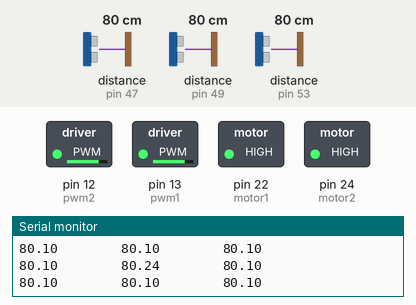
Bench run of a sketch on a simulated Arduino Mega 2560, built with avr-gcc and run on an emulated ATmega2560. Shown: switched loads named in the sketch (green lamp = pin HIGH), the last lines printed to the serial monitor. Wiring (inferred from the names in the program): 3 × ultrasonic range finder: trigger pin 46, echo pin 47 / trigger pin 48, echo pin 49 / trigger pin 52, echo pin 53. Inputs (shaded band) come from the test bench; at power-on: distance to the obstacle (sensors on pin 47, pin 53, pin 49) 80 cm. The echo pulse lasts 58.3 µs per cm; pins used as bus, display or sensor lines are not drawn.

Above: at 2.9 s.
3.0 s: distance to the obstacle (sensor on pin 47) set to 12 cm
4.5 s: distance to the obstacle (sensor on pin 47) set to 9 cm
7.5 s: distance to the obstacle (sensor on pin 53) set to 74 cm
At 7.63 s:
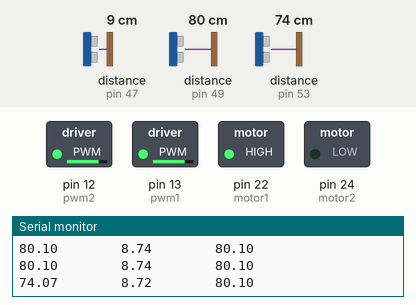
At 8.9 s:
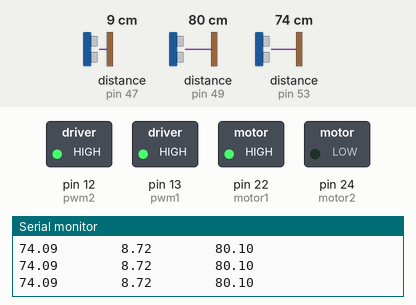
9.2 s: distance to the obstacle (sensor on pin 47) set to 76 cm
12.2 s: distance to the obstacle (sensor on pin 47) set to 80 cm
At 13.6 s:
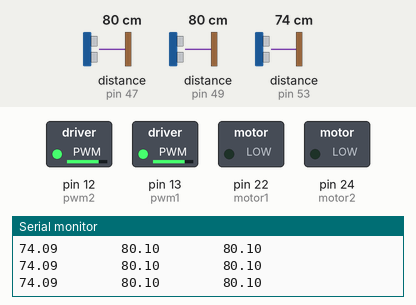
13.9 s: distance to the obstacle (sensor on pin 53) set to 2 cm
At 14.6 s:
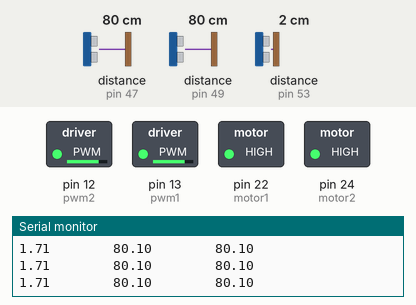
Timing chart, 0 to 16.6 s (numbered marks = the images above; inputs shaded):
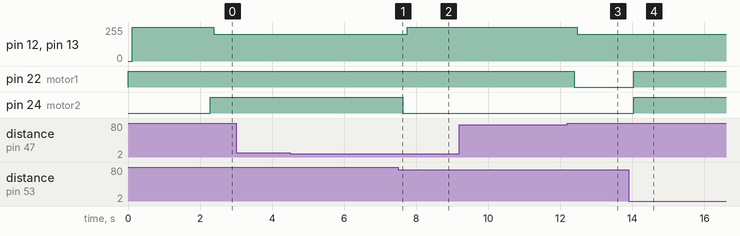

Measured:
- the behaviour switches between 80 and 79 cm on distance to the obstacle (sensor on pin 53) (found by bisection; images 0 and 1)
- the behaviour switches between 79 and 80 cm on distance to the obstacle (sensor on pin 47) (found by bisection; images 2 and 3)
- after the input at 7.5 s, pin 12 (pwm2), pin 13 (pwm1): 200/255 → 255/255 after 0.25 s; pin 24 (motor2): HIGH → LOW after 0.13 s
- after the input at 12.2 s, pin 12 (pwm2), pin 13 (pwm1): 255/255 → 200/255 after 0.27 s; pin 22 (motor1): HIGH → LOW after 0.19 s
- after the input at 13.9 s, pin 22 (motor1), pin 24 (motor2): LOW → HIGH after 0.14 s

The sketch:

Jargon1.0.ino
```cpp
//Este codigo fue escrito originalmente por Pikibot (Daniel Murillo)
//Fiesta.

//motores
int motor1 = 22;
int pwm1 = 13;
int motor2 = 24;
int pwm2 = 12;

//sensores
int trig1 = 52; //1 = sensor izquierdo
int echo1 = 53;
int trig2 = 46; //2 = sensor derecho
int echo2 = 47;
int trig3 = 48; //3 = sensor superior
int echo3 = 49;

//variables globales
int tiempoParedInicial = 0;
int tiempoParedFinal = 0;
int velocidad = 0;
int estadoMotores = 0;
int tiempoActual = 0;
int tiempoInicio = 0;
double lecturaIzquierda; //distancia 5in = 12.7
double lecturaDerecha;
double lecturaPared;// ditancia 6.5in = 16.51
double diferenciaDistancia = 0.0;
boolean detectado = false, primeras = true, tresmil = false, inicio = true;
void setup()
{
  Serial.begin(9600);
  pinMode(motor1, OUTPUT);
  pinMode(pwm1, OUTPUT);
  pinMode(motor2, OUTPUT);
  pinMode(pwm2, OUTPUT);

  pinMode(echo1, INPUT);
  pinMode(trig1, OUTPUT);
  pinMode(echo2, INPUT);
  pinMode(trig2, OUTPUT);
  pinMode(echo3, INPUT);
  pinMode(trig3, OUTPUT);
}

void loop()
{
  if(inicio)
  {
    moverEnfrente(255);
    delay(2000);
    inicio = false;
  }
  buscarPared();
  lecturaIzquierda = sensorIzquierda();
  lecturaDerecha = sensorDerecha();
  diferenciaDistancia = abs(lecturaIzquierda - lecturaDerecha);
  Serial.print(lecturaIzquierda);
  Serial.print("        ");
  Serial.print(lecturaDerecha);
  Serial.print("        ");
  Serial.println(sensorPared());
  if(!detectado)//se acomoda si alguno de los sensores detecta algo, sino girara hacia la derecha
  {
    if((lecturaIzquierda<80 && diferenciaDistancia<10)||(lecturaIzquierda > 1000 && lecturaDerecha<255))
    {//gira izquierda si mira algo por la izquierda
      girarIzquierda();
      tiempoInicio = millis();
    }
    else if(((lecturaIzquierda<80 && diferenciaDistancia<10))||(lecturaDerecha < 1000 && lecturaIzquierda < 255))
    {//gira derecha si mira algo por la derecha
      girarDerecha();
      tiempoInicio = millis();
    }
    else
    { //si lleva mas de 5 segundos sin encontrar nada hara reversa por .75s para acomodarse
       // y buscar denuevo
      if((tiempoActual - tiempoInicio) >= 5000)
      {
         moverEnfrente(255);
         delay(700);
         tiempoInicio = millis();
      }
      else
      {
        girarDerecha();
      }
      tiempoActual = millis();
    }
    if(((lecturaIzquierda > 1000) && (lecturaDerecha > 1000)) || ((lecturaIzquierda < 80) && (lecturaDerecha < 80)))
    {
      detectado = true;
      primeras = true;
      if((lecturaIzquierda > 1000) && (lecturaDerecha > 1000))
      {
        tresmil = true;
      }
    }
  }
  if(detectado) //al detectar algo por primera vez se ira contra el objetivo por 1.5 segundos
  {    // despues de eso si todavia hay algo enfrente de el seguira moviendose hasta que ya no lo vea
    if(primeras)
    {

       moverEnfrente(255);
       delay(1000);
       //moverEnfrente(250);
       primeras = false;
    }
    else
    {
       moverEnfrente(250);
    }
    if(tresmil)
    {
       moverEnfrente(255);
       delay(1000);
       moverReversa(200);
       delay(650);
       girarDerecha();
       delay(300);
      tresmil = false;
    }
   if(((lecturaIzquierda < 1000) || (lecturaDerecha < 1000)) && ((lecturaIzquierda > 80) || (lecturaDerecha > 80)))
    {
      detectado = false;
      tiempoInicio = millis();
    }
  }
}
double sensorIzquierda()
{
  return distancia(true, trig1, echo1);
}

double sensorDerecha()
{
  return distancia(true, trig2, echo2);
}

double sensorPared()
{
  return distancia(true, trig3, echo3);
}

double tiempo(int trig, int echo)
{
  double duracion;
  digitalWrite(trig, LOW);
  delayMicroseconds(2);   //para asegurarnos que esta en LOW
  digitalWrite(trig, HIGH);
  delayMicroseconds(10);
  digitalWrite(trig,LOW);
  duracion = pulseIn(echo, HIGH);
  return duracion;
}

double distancia(boolean cent, int trig, int echo)
{
  double duracion, centimetros, pulgadas;
  duracion = tiempo(trig, echo);
  centimetros = duracion / 58;
  pulgadas = duracion = duracion / 148;
  if(cent)
  {
    return centimetros;
  }
  else
  {
   return pulgadas;
  }
}

void moverEnfrente(int x)  //mover hacia enfrente representa 1
{
  if(estadoMotores != 1)
  {
    Frenar();
  }
  estadoMotores = 1;
  digitalWrite(motor1, HIGH);
  digitalWrite(motor2, LOW);
  Acelerar(x);   //acelera hasta maxima velocidad
}

void moverReversa(int x)  //reversa representa estado motores 2
{
  if(estadoMotores != 2)
  {
    Frenar();
  }
  estadoMotores = 2;
  digitalWrite(motor1, LOW);
  digitalWrite(motor2, HIGH);
  Acelerar(x);
}

void girarDerecha()  //girarDerecha representa estado de motores = 3
{
  if(estadoMotores != 3)
  {
    Frenar();
  }
  estadoMotores = 3;
  digitalWrite(motor1, HIGH);
  digitalWrite(motor2, HIGH);
  Acelerar(200);
}

void girarIzquierda()  //girarIzquierda representa estado de motores = 4
{
  if(estadoMotores != 4)
  {
    Frenar();
  }
  estadoMotores = 4;
  digitalWrite(motor1, LOW);
  digitalWrite(motor2, LOW);
  Acelerar(200); //acelerar hasta 100 (pwm)
}

void Frenar()
{
  while(velocidad !=0)
  {
   velocidad -= 10;
   if(velocidad < 0 )
   {
     velocidad = 0;
   }
   analogWrite(pwm1, velocidad);
   analogWrite(pwm2, velocidad);
   delay(5);
  }
}

void Acelerar(int velocidadFinal)
{
  if(velocidad < velocidadFinal)
  {
    velocidad=50;
  }

  while(velocidad < velocidadFinal)
  {
    velocidad += 5;
    if(velocidad > 255)
    {
      velocidad = 255;
    }
    analogWrite(pwm1, velocidad);
    analogWrite(pwm2, velocidad);
    delay(3);
  }
}

void buscarPared() //metodo para saber si esta enfrente de una pared, si lo esta mover hacia atras y girar
{
  lecturaPared = sensorPared();
  lecturaIzquierda = sensorIzquierda();
  lecturaDerecha = sensorDerecha();
  if(lecturaPared <= 5)
  {
    lecturaPared == 15;
  }
  if( lecturaIzquierda <=5)
  {
    lecturaIzquierda = 12;
  }
  if(lecturaDerecha <=5)
  {
    lecturaDerecha = 12;
  }

  if((lecturaPared <= 26 && lecturaPared >= 12 || lecturaPared > 1000)  && (lecturaIzquierda <= 21 && lecturaIzquierda >= 10) && (lecturaDerecha <= 21  && lecturaDerecha >= 10))
 {

   tiempoParedFinal = millis();
   if((tiempoParedFinal - tiempoParedInicial) >= 250)
   {
     moverReversa(255);
     delay(750);
     girarDerecha();
     delay(850);
     Serial.println("Pa atras");
     tiempoParedInicial = millis();
   }
   detectado = false;
 }
 else
 {
   tiempoParedInicial = millis();
 }
}

boolean detectarObjetivo()
{
  lecturaIzquierda = sensorIzquierda();
  lecturaDerecha = sensorDerecha();
  if((abs(lecturaDerecha - lecturaIzquierda)) < 5)
  {
    return true;
  }
  else
  {
    return false;
  }
}
```
